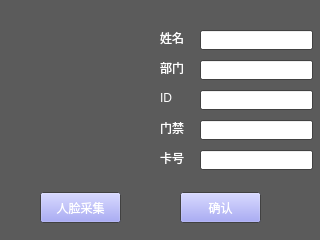
<?xml version="1.0" encoding="UTF-8"?>
<ui version="4.0">
 <class>Adduser</class>
 <widget class="QWidget" name="Adduser">
  <property name="geometry">
   <rect>
    <x>0</x>
    <y>0</y>
    <width>320</width>
    <height>240</height>
   </rect>
  </property>
  <property name="palette">
   <palette>
    <active>
     <colorrole role="WindowText">
      <brush brushstyle="SolidPattern">
       <color alpha="255">
        <red>255</red>
        <green>255</green>
        <blue>255</blue>
       </color>
      </brush>
     </colorrole>
     <colorrole role="Base">
      <brush brushstyle="SolidPattern">
       <color alpha="255">
        <red>255</red>
        <green>255</green>
        <blue>255</blue>
       </color>
      </brush>
     </colorrole>
     <colorrole role="Window">
      <brush brushstyle="SolidPattern">
       <color alpha="255">
        <red>91</red>
        <green>91</green>
        <blue>91</blue>
       </color>
      </brush>
     </colorrole>
    </active>
    <inactive>
     <colorrole role="WindowText">
      <brush brushstyle="SolidPattern">
       <color alpha="255">
        <red>255</red>
        <green>255</green>
        <blue>255</blue>
       </color>
      </brush>
     </colorrole>
     <colorrole role="Base">
      <brush brushstyle="SolidPattern">
       <color alpha="255">
        <red>255</red>
        <green>255</green>
        <blue>255</blue>
       </color>
      </brush>
     </colorrole>
     <colorrole role="Window">
      <brush brushstyle="SolidPattern">
       <color alpha="255">
        <red>91</red>
        <green>91</green>
        <blue>91</blue>
       </color>
      </brush>
     </colorrole>
    </inactive>
    <disabled>
     <colorrole role="WindowText">
      <brush brushstyle="SolidPattern">
       <color alpha="255">
        <red>120</red>
        <green>120</green>
        <blue>120</blue>
       </color>
      </brush>
     </colorrole>
     <colorrole role="Base">
      <brush brushstyle="SolidPattern">
       <color alpha="255">
        <red>91</red>
        <green>91</green>
        <blue>91</blue>
       </color>
      </brush>
     </colorrole>
     <colorrole role="Window">
      <brush brushstyle="SolidPattern">
       <color alpha="255">
        <red>91</red>
        <green>91</green>
        <blue>91</blue>
       </color>
      </brush>
     </colorrole>
    </disabled>
   </palette>
  </property>
  <property name="windowTitle">
   <string>Form</string>
  </property>
  <widget class="QPushButton" name="requireface">
   <property name="geometry">
    <rect>
     <x>40</x>
     <y>192</y>
     <width>81</width>
     <height>31</height>
    </rect>
   </property>
   <property name="palette">
    <palette>
     <active>
      <colorrole role="Button">
       <brush brushstyle="SolidPattern">
        <color alpha="255">
         <red>144</red>
         <green>146</green>
         <blue>240</blue>
        </color>
       </brush>
      </colorrole>
      <colorrole role="ButtonText">
       <brush brushstyle="SolidPattern">
        <color alpha="255">
         <red>255</red>
         <green>255</green>
         <blue>255</blue>
        </color>
       </brush>
      </colorrole>
     </active>
     <inactive>
      <colorrole role="Button">
       <brush brushstyle="SolidPattern">
        <color alpha="255">
         <red>144</red>
         <green>146</green>
         <blue>240</blue>
        </color>
       </brush>
      </colorrole>
      <colorrole role="ButtonText">
       <brush brushstyle="SolidPattern">
        <color alpha="255">
         <red>255</red>
         <green>255</green>
         <blue>255</blue>
        </color>
       </brush>
      </colorrole>
     </inactive>
     <disabled>
      <colorrole role="Button">
       <brush brushstyle="SolidPattern">
        <color alpha="255">
         <red>144</red>
         <green>146</green>
         <blue>240</blue>
        </color>
       </brush>
      </colorrole>
      <colorrole role="ButtonText">
       <brush brushstyle="SolidPattern">
        <color alpha="255">
         <red>120</red>
         <green>120</green>
         <blue>120</blue>
        </color>
       </brush>
      </colorrole>
     </disabled>
    </palette>
   </property>
   <property name="text">
    <string>人脸采集</string>
   </property>
  </widget>
  <widget class="QPushButton" name="returnbutton">
   <property name="geometry">
    <rect>
     <x>180</x>
     <y>192</y>
     <width>81</width>
     <height>31</height>
    </rect>
   </property>
   <property name="palette">
    <palette>
     <active>
      <colorrole role="Button">
       <brush brushstyle="SolidPattern">
        <color alpha="255">
         <red>144</red>
         <green>146</green>
         <blue>240</blue>
        </color>
       </brush>
      </colorrole>
      <colorrole role="ButtonText">
       <brush brushstyle="SolidPattern">
        <color alpha="255">
         <red>255</red>
         <green>255</green>
         <blue>255</blue>
        </color>
       </brush>
      </colorrole>
     </active>
     <inactive>
      <colorrole role="Button">
       <brush brushstyle="SolidPattern">
        <color alpha="255">
         <red>144</red>
         <green>146</green>
         <blue>240</blue>
        </color>
       </brush>
      </colorrole>
      <colorrole role="ButtonText">
       <brush brushstyle="SolidPattern">
        <color alpha="255">
         <red>255</red>
         <green>255</green>
         <blue>255</blue>
        </color>
       </brush>
      </colorrole>
     </inactive>
     <disabled>
      <colorrole role="Button">
       <brush brushstyle="SolidPattern">
        <color alpha="255">
         <red>144</red>
         <green>146</green>
         <blue>240</blue>
        </color>
       </brush>
      </colorrole>
      <colorrole role="ButtonText">
       <brush brushstyle="SolidPattern">
        <color alpha="255">
         <red>120</red>
         <green>120</green>
         <blue>120</blue>
        </color>
       </brush>
      </colorrole>
     </disabled>
    </palette>
   </property>
   <property name="text">
    <string>确认</string>
   </property>
  </widget>
  <widget class="QLabel" name="label">
   <property name="geometry">
    <rect>
     <x>10</x>
     <y>10</y>
     <width>131</width>
     <height>141</height>
    </rect>
   </property>
   <property name="palette">
    <palette>
     <active>
      <colorrole role="WindowText">
       <brush brushstyle="SolidPattern">
        <color alpha="255">
         <red>255</red>
         <green>255</green>
         <blue>255</blue>
        </color>
       </brush>
      </colorrole>
      <colorrole role="Base">
       <brush brushstyle="SolidPattern">
        <color alpha="255">
         <red>255</red>
         <green>255</green>
         <blue>255</blue>
        </color>
       </brush>
      </colorrole>
      <colorrole role="Window">
       <brush brushstyle="SolidPattern">
        <color alpha="255">
         <red>91</red>
         <green>91</green>
         <blue>91</blue>
        </color>
       </brush>
      </colorrole>
     </active>
     <inactive>
      <colorrole role="WindowText">
       <brush brushstyle="SolidPattern">
        <color alpha="255">
         <red>255</red>
         <green>255</green>
         <blue>255</blue>
        </color>
       </brush>
      </colorrole>
      <colorrole role="Base">
       <brush brushstyle="SolidPattern">
        <color alpha="255">
         <red>255</red>
         <green>255</green>
         <blue>255</blue>
        </color>
       </brush>
      </colorrole>
      <colorrole role="Window">
       <brush brushstyle="SolidPattern">
        <color alpha="255">
         <red>91</red>
         <green>91</green>
         <blue>91</blue>
        </color>
       </brush>
      </colorrole>
     </inactive>
     <disabled>
      <colorrole role="WindowText">
       <brush brushstyle="SolidPattern">
        <color alpha="255">
         <red>120</red>
         <green>120</green>
         <blue>120</blue>
        </color>
       </brush>
      </colorrole>
      <colorrole role="Base">
       <brush brushstyle="SolidPattern">
        <color alpha="255">
         <red>91</red>
         <green>91</green>
         <blue>91</blue>
        </color>
       </brush>
      </colorrole>
      <colorrole role="Window">
       <brush brushstyle="SolidPattern">
        <color alpha="255">
         <red>91</red>
         <green>91</green>
         <blue>91</blue>
        </color>
       </brush>
      </colorrole>
     </disabled>
    </palette>
   </property>
   <property name="text">
    <string/>
   </property>
  </widget>
  <widget class="QLabel" name="label_2">
   <property name="geometry">
    <rect>
     <x>160</x>
     <y>30</y>
     <width>31</width>
     <height>16</height>
    </rect>
   </property>
   <property name="text">
    <string>姓名</string>
   </property>
  </widget>
  <widget class="QLabel" name="label_3">
   <property name="geometry">
    <rect>
     <x>160</x>
     <y>60</y>
     <width>31</width>
     <height>16</height>
    </rect>
   </property>
   <property name="text">
    <string>部门</string>
   </property>
  </widget>
  <widget class="QLabel" name="label_4">
   <property name="geometry">
    <rect>
     <x>160</x>
     <y>90</y>
     <width>31</width>
     <height>16</height>
    </rect>
   </property>
   <property name="text">
    <string>ID</string>
   </property>
  </widget>
  <widget class="QLabel" name="label_5">
   <property name="geometry">
    <rect>
     <x>160</x>
     <y>120</y>
     <width>31</width>
     <height>16</height>
    </rect>
   </property>
   <property name="text">
    <string>门禁</string>
   </property>
  </widget>
  <widget class="QLabel" name="label_6">
   <property name="geometry">
    <rect>
     <x>160</x>
     <y>150</y>
     <width>31</width>
     <height>16</height>
    </rect>
   </property>
   <property name="text">
    <string>卡号</string>
   </property>
  </widget>
  <widget class="QLineEdit" name="lineEdit">
   <property name="geometry">
    <rect>
     <x>200</x>
     <y>30</y>
     <width>113</width>
     <height>20</height>
    </rect>
   </property>
  </widget>
  <widget class="QLineEdit" name="lineEdit_2">
   <property name="geometry">
    <rect>
     <x>200</x>
     <y>60</y>
     <width>113</width>
     <height>20</height>
    </rect>
   </property>
  </widget>
  <widget class="QLineEdit" name="lineEdit_3">
   <property name="geometry">
    <rect>
     <x>200</x>
     <y>120</y>
     <width>113</width>
     <height>20</height>
    </rect>
   </property>
  </widget>
  <widget class="QLineEdit" name="lineEdit_4">
   <property name="geometry">
    <rect>
     <x>200</x>
     <y>90</y>
     <width>113</width>
     <height>20</height>
    </rect>
   </property>
  </widget>
  <widget class="QLineEdit" name="lineEdit_5">
   <property name="geometry">
    <rect>
     <x>200</x>
     <y>150</y>
     <width>113</width>
     <height>20</height>
    </rect>
   </property>
  </widget>
 </widget>
 <tabstops>
  <tabstop>returnbutton</tabstop>
  <tabstop>lineEdit</tabstop>
  <tabstop>lineEdit_2</tabstop>
  <tabstop>requireface</tabstop>
  <tabstop>lineEdit_3</tabstop>
  <tabstop>lineEdit_4</tabstop>
  <tabstop>lineEdit_5</tabstop>
 </tabstops>
 <resources/>
 <connections/>
</ui>
